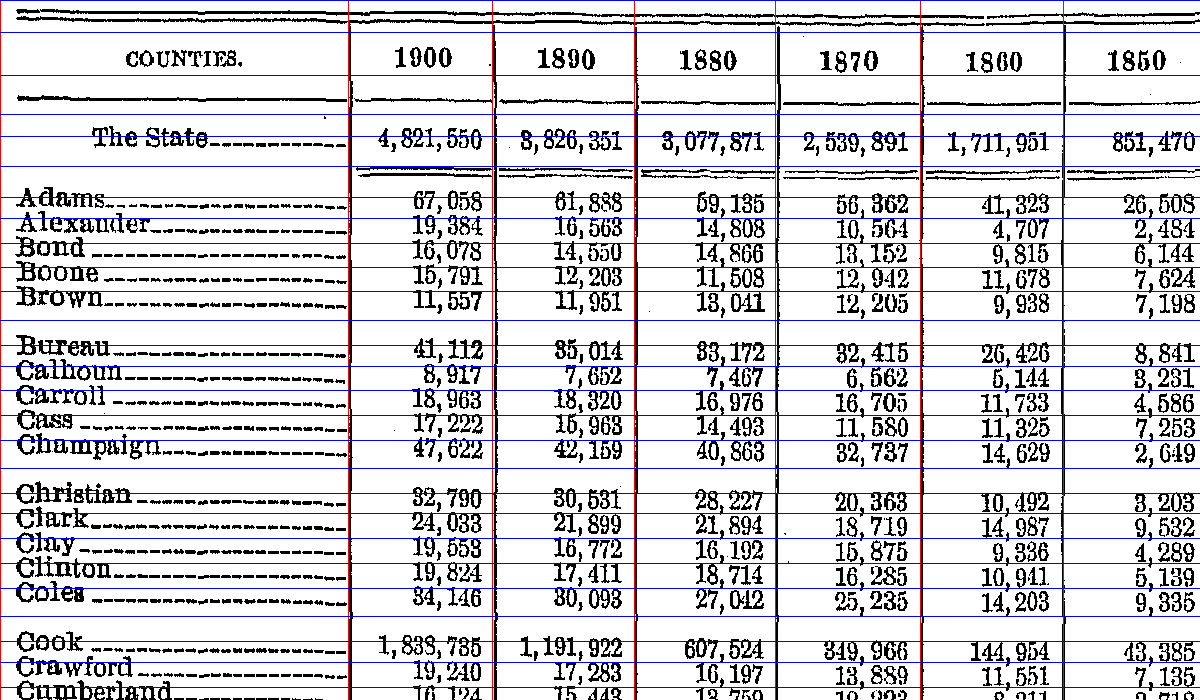
#> input picture research-benchmarks/ocr-accuracy-round3-2026-11-01/grid-overlay-native-v2.png, 1200 x 700 px
$ python -i experimental_accuracy.py   (imports and definitions only)
#> lines starting #> are read from the running program, lines starting #| are printed output that depends on the picture; after the words box and inside, x2 and y2 are one past the last pixel; in counts of white or black regions, pixels touching at a corner belong together
#> further down, picture is the input picture: PIL image 1200x700 RGB; mean R, G, B 213.5, 212, 221.9
"""Geometry and finite CPU recognition; no document IDs, labels or reference answers."""
import html,re
import numpy as np
from PIL import Image

MODELS={}
def cpu_model(language):
    if language not in MODELS:
        from paddleocr import TextRecognition
        MODELS[language]=TextRecognition(model_name={'en':'en_PP-OCRv5_mobile_rec','th':'th_PP-OCRv5_mobile_rec'}[language],device='cpu',enable_mkldnn=False)
    return MODELS[language]

def recognize_cells(images,language='en'):
    arrays=[np.asarray(i.convert('RGB'))[:,:,::-1].copy() for i in images]
    return [r.json.get('res',r.json) for r in cpu_model(language).predict(input=arrays,batch_size=32)]

def groups(values):
    result=[]
    for value in values:
        if not result or value>result[-1][-1]+1:result.append([int(value)])
        else:result[-1].append(int(value))
    return result

def table_grid(image):
    import cv2
    gray=np.asarray(image.convert('L'));h,w=gray.shape
#> after `h, w = gray.shape`: h = 700; w = 1200
    _,ink=cv2.threshold(gray,0,255,cv2.THRESH_BINARY_INV|cv2.THRESH_OTSU)
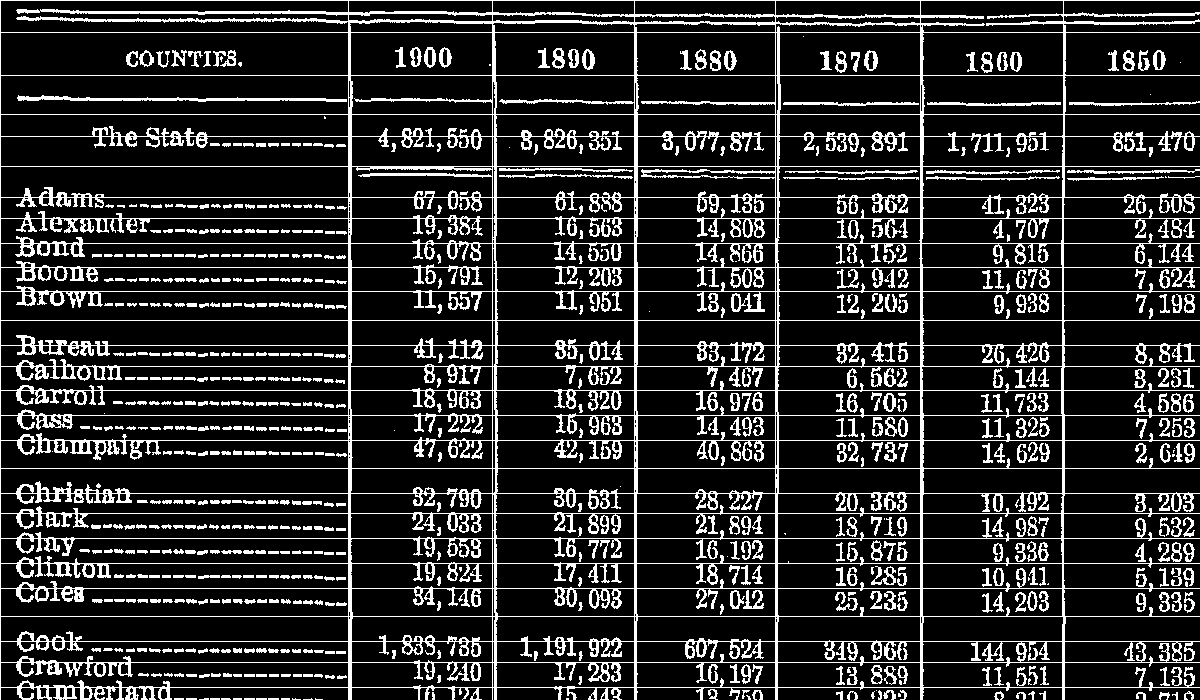
#> ink: shape (700, 1200); 16.9% white in thin lines or dots
    extended=cv2.dilate(ink,np.ones((1,5),np.uint8))
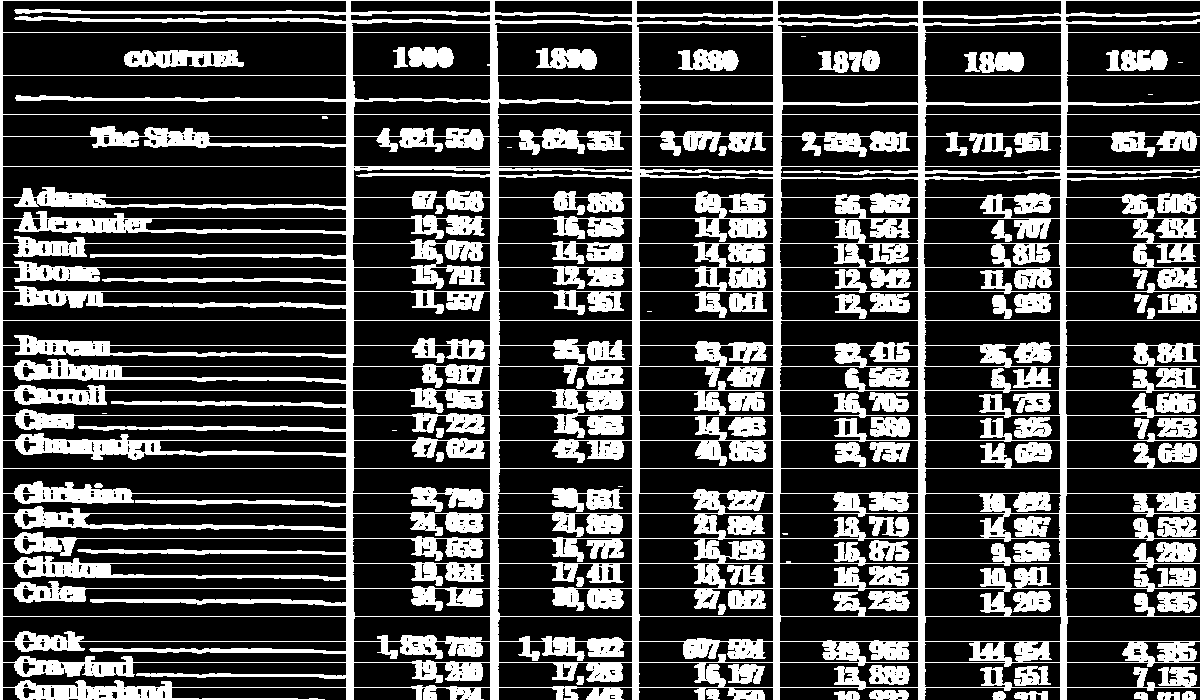
#> extended: shape (700, 1200); 28.6% white; 78 white regions (10 under 20 px), largest, box (x1, y1, x2, y2) and area: (0, 0, 1200, 700) 209192, (124, 50, 244, 68) 1559, (1106, 50, 1168, 71) 1001
    vertical=cv2.morphologyEx(extended,cv2.MORPH_OPEN,np.ones((max(20,min(60,h//5)),1),np.uint8))
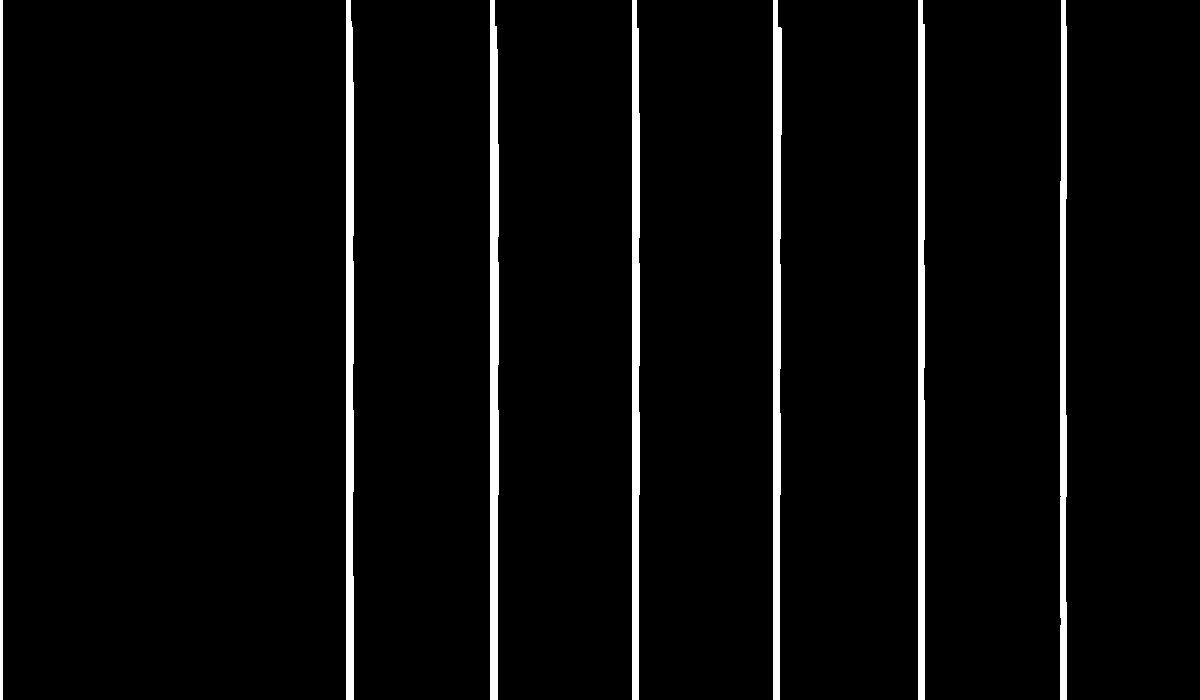
#> vertical: shape (700, 1200); 3.9% white; 7 white regions, largest, box (x1, y1, x2, y2) and area: (490, 0, 499, 700) 5780, (773, 0, 782, 700) 5352, (346, 0, 354, 700) 5315
    bands=groups(np.flatnonzero((vertical>0).sum(axis=0)>h*.3))
#> the loop in groups, `for value in values:` made 50 passes
#> value on passes 4 to 15: 346, 347, 348, 349, 350, 351, 352, 353, 490, 491, 492, 493
#> after the loop in groups, `for value in values:`: result = 7 items
#> bands = 7 items
    xs=[0]+[round(sum(g)/len(g)) for g in bands if 4<sum(g)/len(g)<w-4]+[w]
#> xs = [0, 350, 494, 636, 776, 921, 1063, 1200]
    xs=sorted(set(xs))
    if len(xs)<5 or any(b-a<12 for a,b in zip(xs,xs[1:])):return None
    horizontal=cv2.morphologyEx(ink,cv2.MORPH_OPEN,np.ones((1,max(30,w//4)),np.uint8))
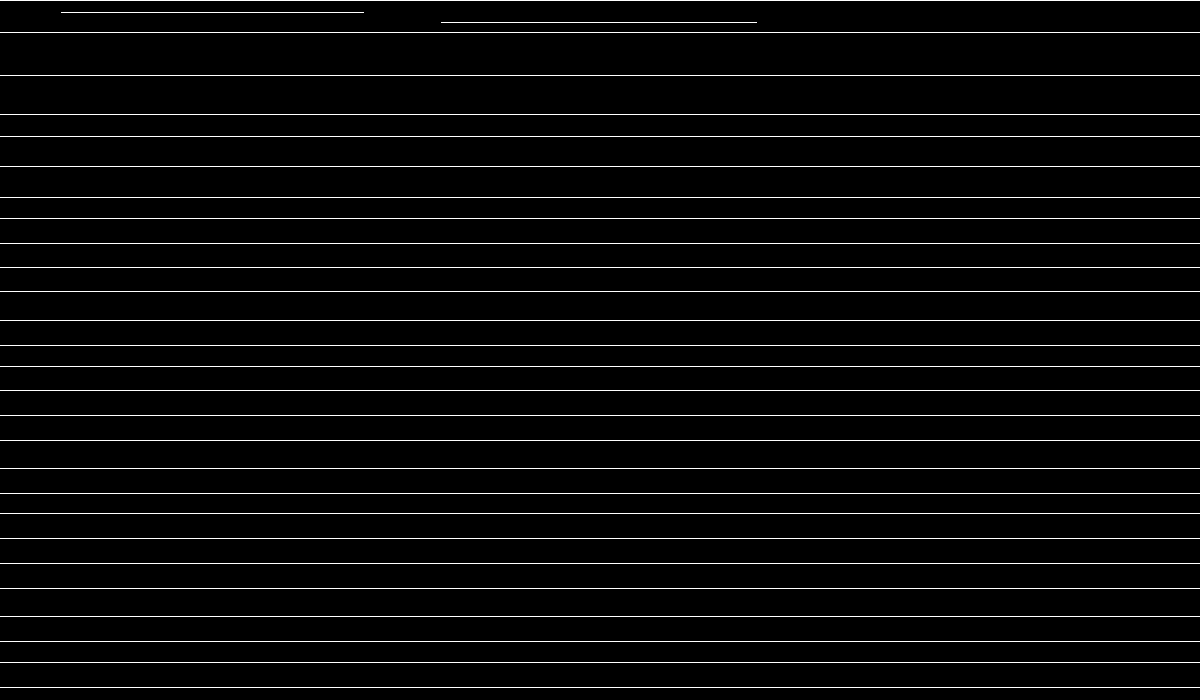
#> horizontal: shape (700, 1200); 3.9% white in thin lines or dots
    clean=ink.copy();clean[(vertical>0)|(horizontal>0)]=0
#> after `clean[(vertical > 0) | (horizontal > 0)] = 0`:
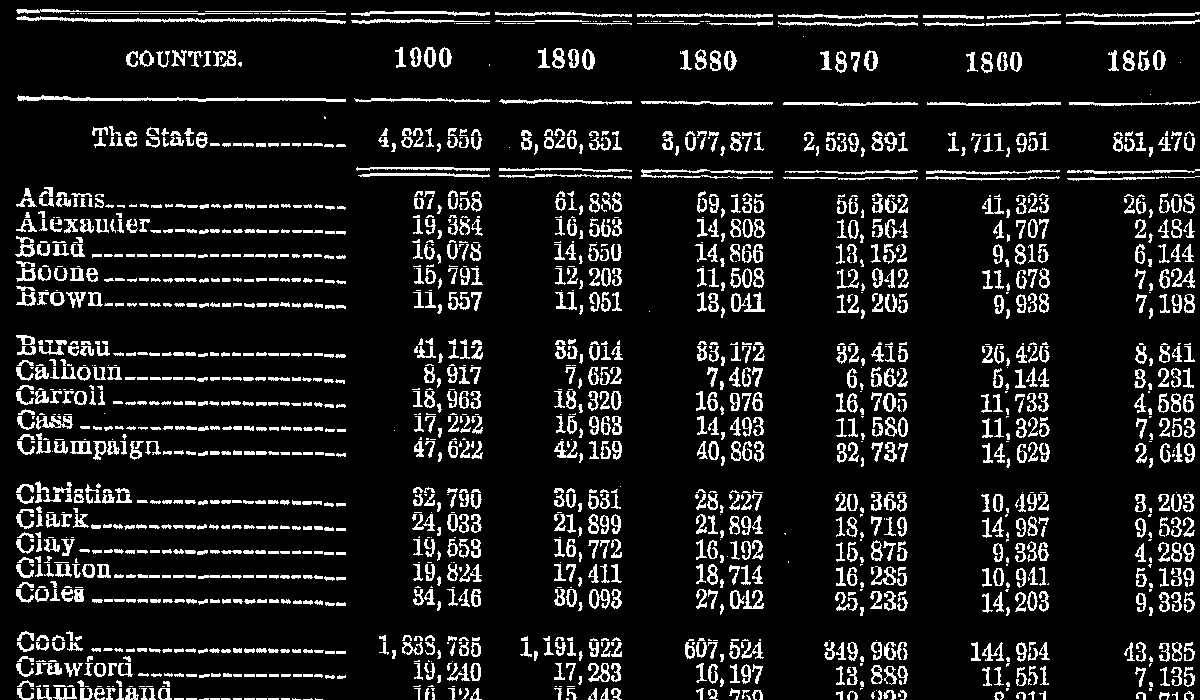
#> clean: shape (700, 1200); 11.3% white in thin lines or dots
    # Row labels provide a clean baseline signal even where dashed empty cells
    # and broken distant rules keep the whole-table projection nonzero.
    labels=clean[:,:max(1,xs[1]-3)]
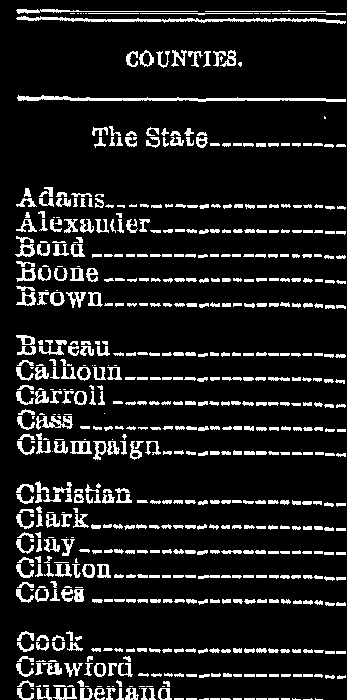
#> labels: shape (700, 347); 11.6% white; 654 white regions (94 under 20 px), largest, box (x1, y1, x2, y2) and area: (17, 95, 346, 102) 1025, (16, 16, 346, 24) 949, (16, 9, 198, 14) 293
    count,_,stats,_=cv2.connectedComponentsWithStats((labels>0).astype(np.uint8),8)
#> count = 655; stats = 655 rows, first 6: [0, 0, 347, 700, 214713], [16, 9, 182, 5, 293], [205, 10, 121, 2, 123], [70, 13, 5, 1, 5], [77, 13, 2, 1, 2], [80, 13, 2, 1, 2]
    heights=[(r[cv2.CC_STAT_HEIGHT],r[cv2.CC_STAT_AREA]) for r in stats[1:] if 3<=r[cv2.CC_STAT_HEIGHT]<=max(25,h//20) and 1<=r[cv2.CC_STAT_WIDTH]<=max(40,w//20) and r[cv2.CC_STAT_AREA]>=4 and r[cv2.CC_STAT_WIDTH]<=2*r[cv2.CC_STAT_HEIGHT]]
#> heights = 230 pairs, first value 3 to 19, second value 5 to 168
    if not heights:return None
    weighted=sorted(heights);total=sum(a for _,a in weighted);running=0
#> after `weighted = sorted(heights)`: weighted has the same summary as heights
#> after `total = sum((a for _, a in weighted))`: total = 13469
    for height,area in weighted:
        running+=area
        if running>=total*.5:break
#> this loop made 158 passes
#> (height, area, running) on passes 10 to 12: (4, 20, 110), (4, 22, 132), (4, 23, 155)
#> after the loop, running = 6738
    distance=max(4,round(float(height)*.85),round(float(np.median(np.diff(xs)[1:]))*.14))
#> distance = 20
    profile=(labels>0).sum(axis=1).astype(float)
#> profile = 700 values, max 325 at index 99, min 0 at index 0, mean 40.27
    profile=np.convolve(profile,[.25,.5,.25],mode='same')
#> profile = 700 values, max 306 at index 99, min 0 at index 0, mean 40.19
    candidates=[y for y in range(1,h-1) if profile[y]>=profile[y-1] and profile[y]>=profile[y+1] and profile[y]>=max(4,labels.shape[1]*.03)]
#> candidates = 83 values from 11 to 698
    peaks=[]
    for y in sorted(candidates,key=lambda y:profile[y],reverse=True):
        if all(abs(y-p)>distance for p in peaks):peaks.append(y)
#> this loop made 83 passes
#> y on passes 1 to 12: 99, 20, 255, 354, 576, 378, 501, 304, 279, 231, 551, 452
#> after the loop, peaks = [99, 20, 255, 354, 576, 378, 501, 304, 279, 231, 551, 452, 526, 403, 600, 650, 428, 206, 675, 698, 144, 52]
    peaks.sort()
    if len(peaks)<2:return None
    ys=[0]+[(a+b)//2 for a,b in zip(peaks,peaks[1:])]+[h]
#> ys = [0, 36, 75, 121, 175, 218, 243, 267, 291, 329, 366, 390, 415, 440, 476, 513, 538, 563, 588, 625, 662, 686, 700]
    return xs,ys,Image.fromarray(255-clean)

def read_grid(image):
    grid=table_grid(image)
    if grid is None:return None
    xs,ys,clean=grid;cells=[];inputs=[];indices=[]
#> after `xs, ys, clean = grid`: clean: PIL image 1200x700 L; 88.7% white; black in thin lines or dots
#> after `xs, ys, clean = grid`: xs = [0, 350, 494, 636, 776, 921, 1063, 1200]
    for row,(y0,y1) in enumerate(zip(ys,ys[1:])):
        for col,(x0,x1) in enumerate(zip(xs,xs[1:])):
            crop=clean.crop((x0,y0,x1,y1));ink=(np.asarray(crop)<180).mean()
            cell={'row':row,'column':col,'bbox':[x0,y0,x1,y1],'text':'','score':None,'status':'blank-or-rules'}
            if ink>=.008:
                indices.append(len(cells));inputs.append(crop)
            cells.append(cell)
#> this loop made 22 passes
#> (y0, y1) on passes 1 to 12: (0, 36), (36, 75), (75, 121), (121, 175), (175, 218), (218, 243), (243, 267), (267, 291), (291, 329), (329, 366), (366, 390), (390, 415)
#> after the loop, cells = 154 items; indices = 154 values from 0 to 153; inputs = 154 items
    recognised=recognize_cells(inputs)
    if len(recognised)!=len(indices):raise RuntimeError('Cell recognition count mismatch')
    for index,res in zip(indices,recognised):
        cells[index].update(text=res['rec_text'],score=float(res['rec_score']),status='ctc-decoded')
    rows=[]
    for row in range(len(ys)-1):
        rows.append('<tr>'+''.join('<td>'+html.escape(c['text'])+'</td>' for c in cells if c['row']==row)+'</tr>')
    return {'text':'<table>'+''.join(rows)+'</table>','cells':cells,'columns':len(xs)-1,'rows':len(ys)-1,'x_boundaries':xs,'y_boundaries':ys}

>>> from PIL import Image
>>> picture = Image.open('grid-overlay-native-v2.png')
#> (the run stopped early here; a loop or call above may not have finished)
